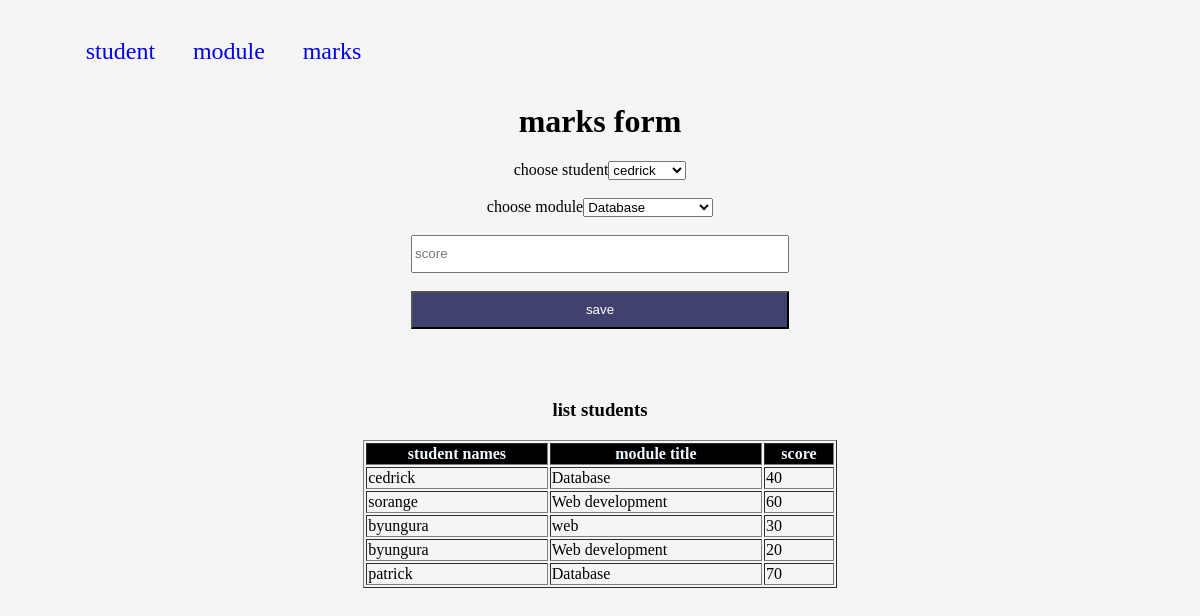
The page /marks.php on the database its author committed.
### tables this page shows
CREATE TABLE `students` (
  `id` int(11) NOT NULL,
  `names` varchar(30) NOT NULL,
  `address` varchar(30) NOT NULL,
  `age` int(11) NOT NULL
);

CREATE TABLE `module` (
  `mid` int(11) NOT NULL,
  `code` varchar(30) NOT NULL,
  `tile` varchar(30) NOT NULL
);

CREATE TABLE `marks` (
  `id` int(11) NOT NULL,
  `sid` int(11) NOT NULL,
  `mid` int(11) NOT NULL,
  `score` int(11) NOT NULL
);

### marks.php (the view, shortened to what this page needs)
<?php
include("connection.php");
?>
<html lang="en">
<head>
    <link rel="stylesheet" href="./style.css">
</head>
<body>
<center>
<?php include('menu.php'); ?>
    <h1>marks form</h1>
    <form action="marks.php" method='post'>
        choose student<select name="sid">
            <?php
               $ok=mysqli_query($connection,"select * from students");
               while($row=mysqli_fetch_array($ok)){
                  ?>
                    <option value="<?php echo $row['id']  ?>"><?php echo $row['names']  ?></option>
                  <?php
               }
        ?>
        </select>
<br><br>
        choose module<select name="mid">
            <?php
               $ok=mysqli_query($connection,"select * from module");
               while($row=mysqli_fetch_array($ok)){
                  ?>
                    <option value="<?php echo $row['mid']  ?>"><?php echo $row['tile']  ?></option>
                  <?php
               }
        ?>
        </select><br> <br>
        <input type="number" placeholder='score' name='score'><br><br>
        <input type="submit" value='save' class='button' name='save'><br><br>
    </form>
    <br>
    <h3>list students</h3>
    <table border='1'>
        <tr class='th'>
            <th> student names</th>    <th>module title</th><th>score</th>
        </tr>
     <?php
     $ok=mysqli_query($connection,"SELECT students.names,module.tile,marks.score
     FROM students,marks,module
     where students.id=marks.sid and module.mid=marks.mid");
     while($row=mysqli_fetch_array($ok)){
        ?>
           <tr class=''>
            <td><?php echo $row['0']; ?></td>
            <td><?php echo $row['1']; ?></td>
            <td><?php echo $row['2']; ?></td>
        </tr>
        <?php
     }
?>
    </table>
</center>
</body>
</html>

### menu.php
<ul>
   <li> <a href="./index.php">student</a></li>
    <li><a href="./module.php">module </a></li>
    <li><a href="./marks.php">marks</a></li>
</ul>

### style.css (style rules this page uses)
body { background-color: whitesmoke; }
input { height: 1cm; width: 10cm; }
.button { background-color: rgb(65, 65, 111); color: white; }
table { width: 40%; }
.th { background-color: black; color: aliceblue; padding: 0.2cm; }
ul { display: flex; margin: 1cm; gap: 1cm; }
ul > li { list-style: none; font-size: 24px; }
a { text-decoration: none; }

### rows shown on the page
students: names "cedrick", module.tile "Database", marks.score "40"
students: names "sorange", module.tile "Web development", marks.score "60"
students: names "byungura", module.tile "web", marks.score "30", module.tile "Web development", marks.score "20"
students: names "patrick", module.tile "Database", marks.score "70"

### other values the page prints
form field sid "cedrick"
form field mid "Database"
